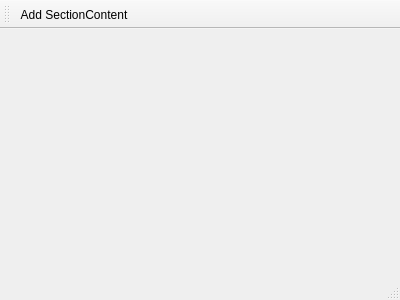
<?xml version="1.0" encoding="UTF-8"?>
<ui version="4.0">
 <class>MainWindow</class>
 <widget class="QMainWindow" name="MainWindow">
  <property name="geometry">
   <rect>
    <x>0</x>
    <y>0</y>
    <width>400</width>
    <height>300</height>
   </rect>
  </property>
  <property name="windowTitle">
   <string>MainWindow</string>
  </property>
  <widget class="QWidget" name="centralWidget"/>
  <widget class="QToolBar" name="mainToolBar">
   <attribute name="toolBarArea">
    <enum>TopToolBarArea</enum>
   </attribute>
   <attribute name="toolBarBreak">
    <bool>false</bool>
   </attribute>
   <addaction name="actionAddSectionContent"/>
  </widget>
  <widget class="QStatusBar" name="statusBar"/>
  <widget class="QMenuBar" name="menuBar">
   <property name="geometry">
    <rect>
     <x>0</x>
     <y>0</y>
     <width>400</width>
     <height>21</height>
    </rect>
   </property>
  </widget>
  <action name="actionAddSectionContent">
   <property name="text">
    <string>Add SectionContent</string>
   </property>
  </action>
 </widget>
 <layoutdefault spacing="6" margin="11"/>
 <resources/>
 <connections/>
</ui>
